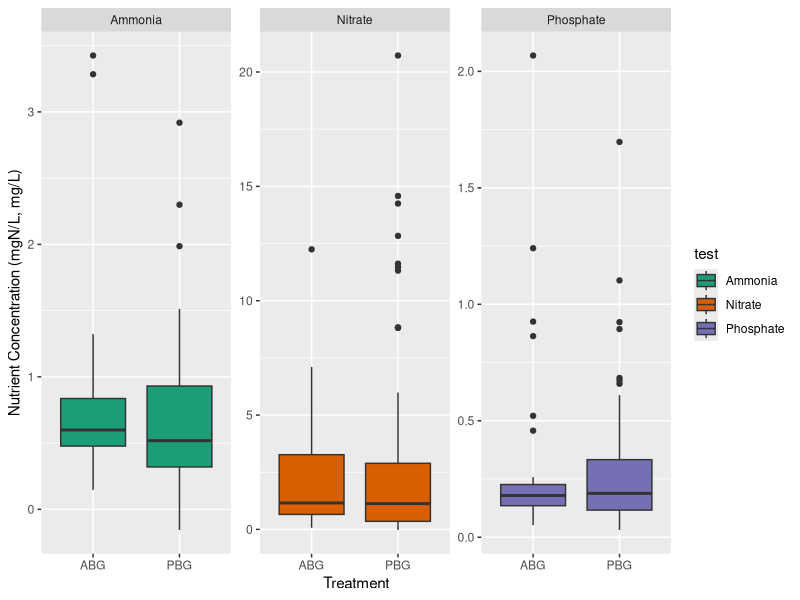
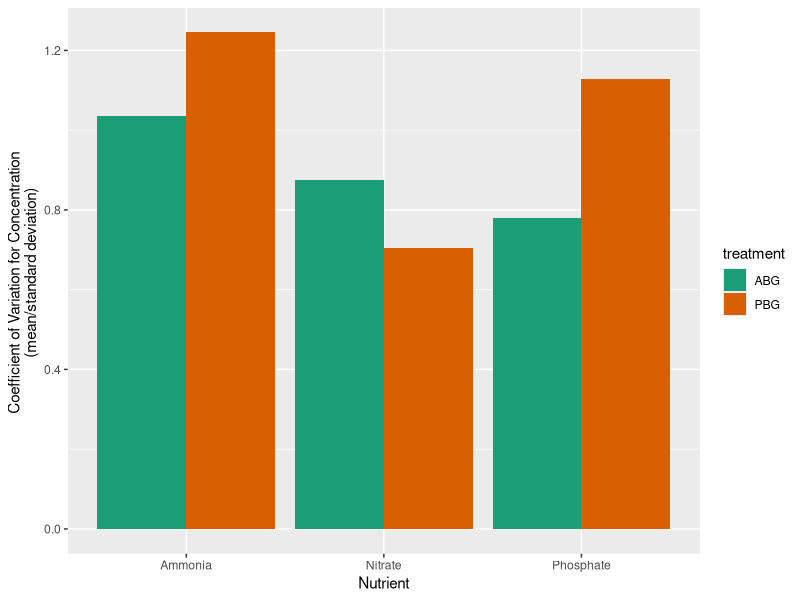

These charts were generated, in order, by the following R code:
## ---- chunk 1
knitr::opts_chunk$set(echo = TRUE)
## ---- chunk 2
library(tidyverse)
## ---- chunk 3
rawPBGN <- read.csv("PBG_N_compiled_raw_2021.csv", stringsAsFactors = TRUE)
rawPBGP <- read.csv("PBG_P_compiled_raw_2021.csv", stringsAsFactors = TRUE)
rawPBGtrts <- read.csv("PBG_trts.csv", stringsAsFactors = TRUE)
## ---- chunk 4
pbgPN <- rbind(rawPBGP, rawPBGN)
## ---- chunk 5
FilteredUpgbPN <- pbgPN %>% 
  filter(grepl('U', sample))
## ---- chunk 6
dim(FilteredUpgbPN)
dim(unique(FilteredUpgbPN))
## ---- chunk 7
maxDilutionPBG <- FilteredUpgbPN %>% 
  group_by(Sample) %>% 
  filter(dilution == max(dilution, na.rm = TRUE)) %>% 
  ungroup()
## ---- chunk 8
PNTreatment <- maxDilutionPBG %>% 
  separate(col = Sample, into = c('watershed', 'transect', 'plot', 'elm'), sep = '-') %>% 
  select(-c(elm)) %>% 
  merge(rawPBGtrts) %>% 
  select(c(treatment, watershed, transect, plot, concentration, units, test)) %>% 
  rename(temp = test) %>% 
  mutate(test = ifelse(temp=="HCl PO4_1",
    "Phosphate",ifelse(temp=="KCL NO3_NO2 2", "Nitrate", "Ammonia"
  )))

PNTreatment <- PNTreatment %>% 
  select(-c(temp)) %>% 
  transform(concentration = as.numeric(concentration), plot = as.factor(plot), test = as.factor(test), treatment = as.factor(treatment)) 
  
## ---- chunk 9
ggplot(PNTreatment, aes(x=treatment, y=concentration, fill=test), dpi = 500) +
  geom_boxplot(lwd = .5) +
  facet_wrap("test", scales = "free") +
  labs(
    y = "Nutrient Concentration (mgN/L, mg/L)",
    x = "Treatment"
  ) +
  scale_fill_brewer(palette = "Dark2")

## ---- chunk 10
CV <- PNTreatment %>% 
  group_by(treatment, test) %>% 
  summarise(cv=mean(concentration)/sd(concentration)) %>% 
  ungroup() %>% 
  mutate(nutrient = test) %>% 
  select(-c(test))


ggplot(data = CV, aes(x=nutrient, y=cv, fill=treatment)) +
  geom_col(position = "dodge") +
  labs(
    y="Coefficient of Variation for Concentration 
    (mean/standard deviation)",
    x="Nutrient"
  ) +
  scale_fill_brewer(palette = "Dark2")
